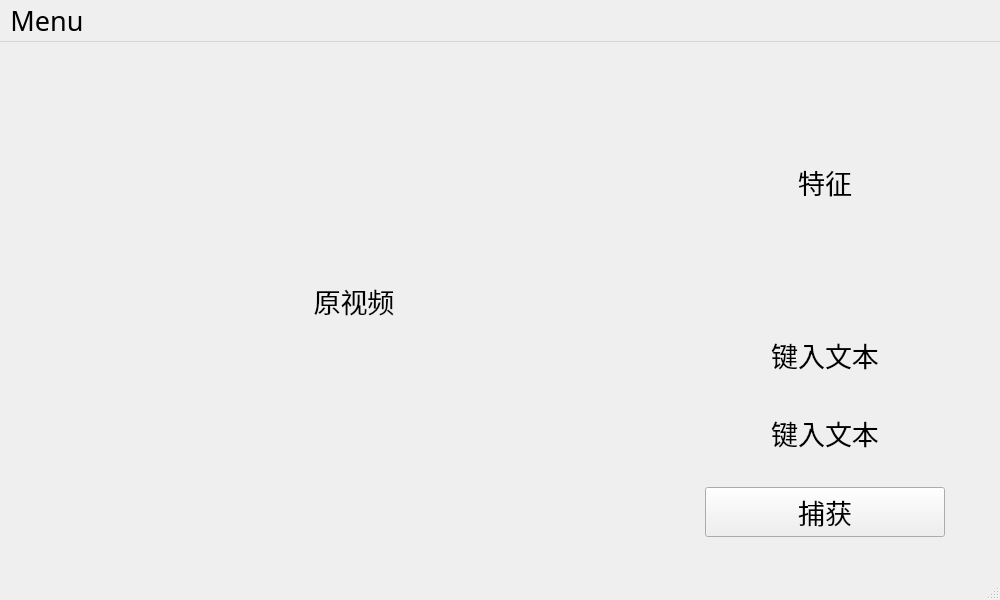
<?xml version="1.0" encoding="UTF-8"?>
<ui version="4.0">
 <class>MainWindow</class>
 <widget class="QMainWindow" name="MainWindow">
  <property name="geometry">
   <rect>
    <x>0</x>
    <y>0</y>
    <width>1000</width>
    <height>600</height>
   </rect>
  </property>
  <property name="minimumSize">
   <size>
    <width>1000</width>
    <height>600</height>
   </size>
  </property>
  <property name="maximumSize">
   <size>
    <width>1000</width>
    <height>600</height>
   </size>
  </property>
  <property name="font">
   <font>
    <family>Adobe Arabic</family>
    <pointsize>20</pointsize>
   </font>
  </property>
  <property name="windowTitle">
   <string>MainWindow</string>
  </property>
  <widget class="QWidget" name="centralwidget">
   <layout class="QGridLayout" name="gridLayout">
    <item row="1" column="1">
     <widget class="QLabel" name="label_2">
      <property name="minimumSize">
       <size>
        <width>240</width>
        <height>50</height>
       </size>
      </property>
      <property name="maximumSize">
       <size>
        <width>240</width>
        <height>50</height>
       </size>
      </property>
      <property name="text">
       <string>键入文本</string>
      </property>
      <property name="alignment">
       <set>Qt::AlignCenter</set>
      </property>
     </widget>
    </item>
    <item row="0" column="0" rowspan="4">
     <widget class="QLabel" name="label">
      <property name="minimumSize">
       <size>
        <width>600</width>
        <height>500</height>
       </size>
      </property>
      <property name="maximumSize">
       <size>
        <width>600</width>
        <height>500</height>
       </size>
      </property>
      <property name="text">
       <string>原视频</string>
      </property>
      <property name="alignment">
       <set>Qt::AlignCenter</set>
      </property>
     </widget>
    </item>
    <item row="2" column="1">
     <widget class="QLabel" name="label_3">
      <property name="minimumSize">
       <size>
        <width>240</width>
        <height>50</height>
       </size>
      </property>
      <property name="maximumSize">
       <size>
        <width>240</width>
        <height>50</height>
       </size>
      </property>
      <property name="text">
       <string>键入文本</string>
      </property>
      <property name="alignment">
       <set>Qt::AlignCenter</set>
      </property>
     </widget>
    </item>
    <item row="3" column="1">
     <widget class="QPushButton" name="pushButton">
      <property name="minimumSize">
       <size>
        <width>240</width>
        <height>50</height>
       </size>
      </property>
      <property name="maximumSize">
       <size>
        <width>240</width>
        <height>50</height>
       </size>
      </property>
      <property name="text">
       <string>捕获</string>
      </property>
     </widget>
    </item>
    <item row="0" column="1">
     <widget class="QLabel" name="label_4">
      <property name="minimumSize">
       <size>
        <width>240</width>
        <height>200</height>
       </size>
      </property>
      <property name="maximumSize">
       <size>
        <width>240</width>
        <height>220</height>
       </size>
      </property>
      <property name="text">
       <string>特征</string>
      </property>
      <property name="alignment">
       <set>Qt::AlignCenter</set>
      </property>
     </widget>
    </item>
   </layout>
  </widget>
  <widget class="QMenuBar" name="menubar">
   <property name="geometry">
    <rect>
     <x>0</x>
     <y>0</y>
     <width>1000</width>
     <height>26</height>
    </rect>
   </property>
   <widget class="QMenu" name="menuMenu">
    <property name="title">
     <string>Menu</string>
    </property>
    <widget class="QMenu" name="menuEdit">
     <property name="title">
      <string>Edit</string>
     </property>
     <addaction name="actionFont_2"/>
     <addaction name="separator"/>
     <addaction name="actionColor"/>
    </widget>
    <widget class="QMenu" name="menuSystem">
     <property name="title">
      <string>System</string>
     </property>
     <addaction name="actionSetting"/>
     <addaction name="separator"/>
     <addaction name="actionExit"/>
    </widget>
    <widget class="QMenu" name="menuHotKey">
     <property name="title">
      <string>HotKey</string>
     </property>
     <addaction name="actionView"/>
     <addaction name="separator"/>
     <addaction name="actionAdd"/>
     <addaction name="separator"/>
     <addaction name="actionDelete"/>
     <addaction name="separator"/>
    </widget>
    <addaction name="menuSystem"/>
    <addaction name="separator"/>
    <addaction name="menuEdit"/>
    <addaction name="separator"/>
    <addaction name="actionInput"/>
    <addaction name="separator"/>
    <addaction name="menuHotKey"/>
   </widget>
   <addaction name="menuMenu"/>
  </widget>
  <widget class="QStatusBar" name="statusbar"/>
  <action name="actionFont_2">
   <property name="text">
    <string>Font</string>
   </property>
  </action>
  <action name="actionColor">
   <property name="text">
    <string>Color</string>
   </property>
  </action>
  <action name="actionSetting">
   <property name="text">
    <string>Setting</string>
   </property>
  </action>
  <action name="actionExit">
   <property name="text">
    <string>Exit</string>
   </property>
  </action>
  <action name="actionInput">
   <property name="text">
    <string>Input</string>
   </property>
  </action>
  <action name="actionView">
   <property name="text">
    <string>View</string>
   </property>
  </action>
  <action name="actionAdd">
   <property name="text">
    <string>Add</string>
   </property>
  </action>
  <action name="actionDelete">
   <property name="text">
    <string>Delete</string>
   </property>
  </action>
 </widget>
 <resources/>
 <connections/>
</ui>
